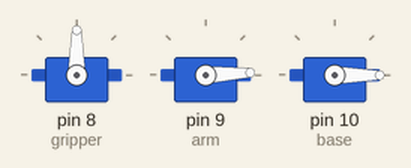
Simulated run of this sketch. Board: Arduino Uno, built with avr-gcc and run on an emulated ATmega328P. Shown: 3 × servo.

Above: at 1.05 s.
At 2.3 s:
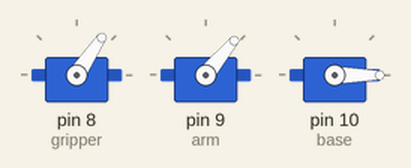
At 3.55 s:
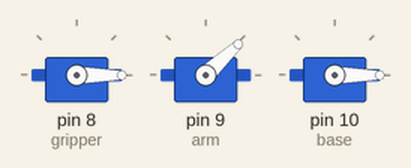
At 6.1 s:
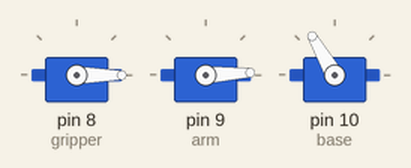
At 8.65 s:
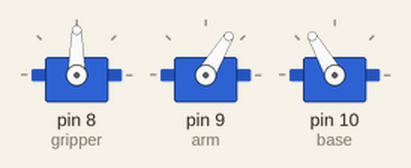
At 11.2 s:
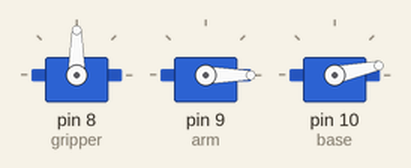
Timing chart, 0 to 14.5 s (numbered marks = the images above):
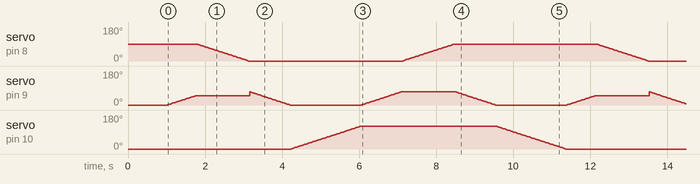

Measured:
- by itself, servo on pin 9 (arm): moves between 0° and 70°, repeating every 10.4 s

The sketch:

servo_test2.ino
```cpp
#include <Servo.h>

Servo gripper,arm,base;

void setup(){
  gripper.attach(8);
  arm.attach(9);
  base.attach(10);
  gripper.write(90);
  arm.write(0);
  base.write(0);
  delay(1000);
}

int pos=0;
void loop() {
  // put your main code here, to run repeatedly:
 for (pos = 0; pos <= 50; pos += 1) { // goes from 0 degrees to 180 degrees
    // in steps of 1 degree
    arm.write(pos);              // tell servo to go to position in variable 'pos'
    delay(15);                       // waits 15 ms for the servo to reach the position
  }
  for (pos = 90; pos >= 0; pos -= 1) { // goes from 0 degrees to 180 degrees
    // in steps of 1 degree
    gripper.write(pos);              // tell servo to go to position in variable 'pos'
    delay(15);                       // waits 15 ms for the servo to reach the position
  }
  for (pos = 70; pos >= 0; pos -= 1) { // goes from 180 degrees to 0 degrees
    arm.write(pos);              // tell servo to go to position in variable 'pos'
    delay(15);                       // waits 15 ms for the servo to reach the position
  }
  for (pos = 0; pos <= 120; pos += 1) { // goes from 0 degrees to 180 degrees
    // in steps of 1 degree
    base.write(pos);              // tell servo to go to position in variable 'pos'
    delay(15);                       // waits 15 ms for the servo to reach the position
  }
  for (pos = 0; pos <= 70; pos += 1) { // goes from 0 degrees to 180 degrees
    // in steps of 1 degree
    arm.write(pos);              // tell servo to go to position in variable 'pos'
    delay(15);                       // waits 15 ms for the servo to reach the position
  }
  for (pos = 0; pos <= 90; pos += 1) { // goes from 0 degrees to 180 degrees
    // in steps of 1 degree
    gripper.write(pos);              // tell servo to go to position in variable 'pos'
    delay(15);                       // waits 15 ms for the servo to reach the position
  }
  for (pos = 70; pos >= 0; pos -= 1) { // goes from 180 degrees to 0 degrees
    arm.write(pos);              // tell servo to go to position in variable 'pos'
    delay(15);                       // waits 15 ms for the servo to reach the position
  }
  for (pos = 120; pos >= 0; pos -= 1) { // goes from 180 degrees to 0 degrees
    base.write(pos);              // tell servo to go to position in variable 'pos'
    delay(15);                       // waits 15 ms for the servo to reach the position
  }
}
```
